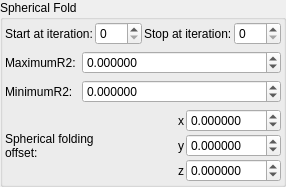
    <widget class="QGroupBox" name="groupBox_2">
     <property name="title">
      <string>Spherical Fold</string>
     </property>
     <layout class="QVBoxLayout" name="verticalLayout_4">
      <property name="leftMargin">
       <number>2</number>
      </property>
      <property name="topMargin">
       <number>2</number>
      </property>
      <property name="rightMargin">
       <number>2</number>
      </property>
      <property name="bottomMargin">
       <number>2</number>
      </property>
      <item>
       <layout class="QGridLayout" name="gridLayout_78">
        <property name="spacing">
         <number>2</number>
        </property>
        <item row="3" column="2">
         <widget class="QLabel" name="label_50">
          <property name="text">
           <string>Stop at iteration:</string>
          </property>
         </widget>
        </item>
        <item row="3" column="1">
         <widget class="MySpinBox" name="spinboxInt_transf_start_iterations_S">
          <property name="sizePolicy">
           <sizepolicy hsizetype="Minimum" vsizetype="Maximum">
            <horstretch>0</horstretch>
            <verstretch>0</verstretch>
           </sizepolicy>
          </property>
          <property name="minimum">
           <number>0</number>
          </property>
          <property name="maximum">
           <number>999</number>
          </property>
          <property name="value">
           <number>0</number>
          </property>
         </widget>
        </item>
        <item row="3" column="3">
         <widget class="MySpinBox" name="spinboxInt_transf_stop_iterations_S">
          <property name="sizePolicy">
           <sizepolicy hsizetype="Preferred" vsizetype="Maximum">
            <horstretch>0</horstretch>
            <verstretch>0</verstretch>
           </sizepolicy>
          </property>
          <property name="maximum">
           <number>999</number>
          </property>
         </widget>
        </item>
        <item row="3" column="0">
         <widget class="QLabel" name="label_70">
          <property name="text">
           <string>Start at iteration:</string>
          </property>
         </widget>
        </item>
       </layout>
      </item>
      <item>
       <layout class="QGridLayout" name="gridLayout_7" columnstretch="0,1">
        <item row="0" column="1">
         <widget class="MyDoubleSpinBox" name="spinbox_transf_maxR2_1">
          <property name="sizePolicy">
           <sizepolicy hsizetype="Minimum" vsizetype="Maximum">
            <horstretch>0</horstretch>
            <verstretch>0</verstretch>
           </sizepolicy>
          </property>
          <property name="prefix">
           <string/>
          </property>
          <property name="suffix">
           <string/>
          </property>
          <property name="decimals">
           <number>6</number>
          </property>
          <property name="minimum">
           <double>-99.989999999999995</double>
          </property>
          <property name="maximum">
           <double>99.989999999999995</double>
          </property>
          <property name="singleStep">
           <double>0.100000000000000</double>
          </property>
         </widget>
        </item>
        <item row="1" column="0">
         <widget class="QLabel" name="label_31">
          <property name="text">
           <string>MinimumR2:</string>
          </property>
         </widget>
        </item>
        <item row="1" column="1">
         <widget class="MyDoubleSpinBox" name="spinbox_transf_minR2_p25">
          <property name="sizePolicy">
           <sizepolicy hsizetype="Minimum" vsizetype="Maximum">
            <horstretch>0</horstretch>
            <verstretch>0</verstretch>
           </sizepolicy>
          </property>
          <property name="prefix">
           <string/>
          </property>
          <property name="suffix">
           <string/>
          </property>
          <property name="decimals">
           <number>6</number>
          </property>
          <property name="minimum">
           <double>-99.989999999999995</double>
          </property>
          <property name="maximum">
           <double>99.989999999999995</double>
          </property>
          <property name="singleStep">
           <double>0.100000000000000</double>
          </property>
         </widget>
        </item>
        <item row="0" column="0">
         <widget class="QLabel" name="label_22">
          <property name="text">
           <string>MaximumR2:</string>
          </property>
         </widget>
        </item>
       </layout>
      </item>
      <item>
       <layout class="QGridLayout" name="gridLayout_19" columnstretch="0,0,0">
        <property name="spacing">
         <number>2</number>
        </property>
        <item row="3" column="2">
         <widget class="MyDoubleSpinBox" name="spinbox3_mandelbox_offset_x">
          <property name="sizePolicy">
           <sizepolicy hsizetype="Minimum" vsizetype="Maximum">
            <horstretch>0</horstretch>
            <verstretch>0</verstretch>
           </sizepolicy>
          </property>
          <property name="prefix">
           <string/>
          </property>
          <property name="suffix">
           <string/>
          </property>
          <property name="decimals">
           <number>6</number>
          </property>
          <property name="minimum">
           <double>-100.000000000000000</double>
          </property>
          <property name="maximum">
           <double>100.000000000000000</double>
          </property>
          <property name="singleStep">
           <double>0.100000000000000</double>
          </property>
         </widget>
        </item>
        <item row="3" column="1">
         <widget class="QLabel" name="label_128">
          <property name="sizePolicy">
           <sizepolicy hsizetype="Preferred" vsizetype="Preferred">
            <horstretch>0</horstretch>
            <verstretch>0</verstretch>
           </sizepolicy>
          </property>
          <property name="text">
           <string notr="true">x</string>
          </property>
          <property name="alignment">
           <set>Qt::AlignRight|Qt::AlignTrailing|Qt::AlignVCenter</set>
          </property>
         </widget>
        </item>
        <item row="4" column="1">
         <widget class="QLabel" name="label_127">
          <property name="sizePolicy">
           <sizepolicy hsizetype="Preferred" vsizetype="Preferred">
            <horstretch>0</horstretch>
            <verstretch>0</verstretch>
           </sizepolicy>
          </property>
          <property name="text">
           <string notr="true">y</string>
          </property>
          <property name="alignment">
           <set>Qt::AlignRight|Qt::AlignTrailing|Qt::AlignVCenter</set>
          </property>
         </widget>
        </item>
        <item row="5" column="2">
         <widget class="MyDoubleSpinBox" name="spinbox3_mandelbox_offset_z">
          <property name="sizePolicy">
           <sizepolicy hsizetype="Minimum" vsizetype="Maximum">
            <horstretch>0</horstretch>
            <verstretch>0</verstretch>
           </sizepolicy>
          </property>
          <property name="prefix">
           <string/>
          </property>
          <property name="suffix">
           <string/>
          </property>
          <property name="decimals">
           <number>6</number>
          </property>
          <property name="minimum">
           <double>-100.000000000000000</double>
          </property>
          <property name="maximum">
           <double>100.000000000000000</double>
          </property>
          <property name="singleStep">
           <double>0.100000000000000</double>
          </property>
         </widget>
        </item>
        <item row="5" column="1">
         <widget class="QLabel" name="label_126">
          <property name="sizePolicy">
           <sizepolicy hsizetype="Preferred" vsizetype="Preferred">
            <horstretch>0</horstretch>
            <verstretch>0</verstretch>
           </sizepolicy>
          </property>
          <property name="text">
           <string notr="true">z</string>
          </property>
          <property name="alignment">
           <set>Qt::AlignRight|Qt::AlignTrailing|Qt::AlignVCenter</set>
          </property>
         </widget>
        </item>
        <item row="3" column="0" rowspan="3">
         <widget class="QLabel" name="label_18">
          <property name="text">
           <string>Spherical folding
offset:</string>
          </property>
         </widget>
        </item>
        <item row="4" column="2">
         <widget class="MyDoubleSpinBox" name="spinbox3_mandelbox_offset_y">
          <property name="sizePolicy">
           <sizepolicy hsizetype="Minimum" vsizetype="Maximum">
            <horstretch>0</horstretch>
            <verstretch>0</verstretch>
           </sizepolicy>
          </property>
          <property name="prefix">
           <string/>
          </property>
          <property name="suffix">
           <string/>
          </property>
          <property name="decimals">
           <number>6</number>
          </property>
          <property name="minimum">
           <double>-100.000000000000000</double>
          </property>
          <property name="maximum">
           <double>100.000000000000000</double>
          </property>
          <property name="singleStep">
           <double>0.100000000000000</double>
          </property>
         </widget>
        </item>
       </layout>
      </item>
     </layout>
    </widget>
